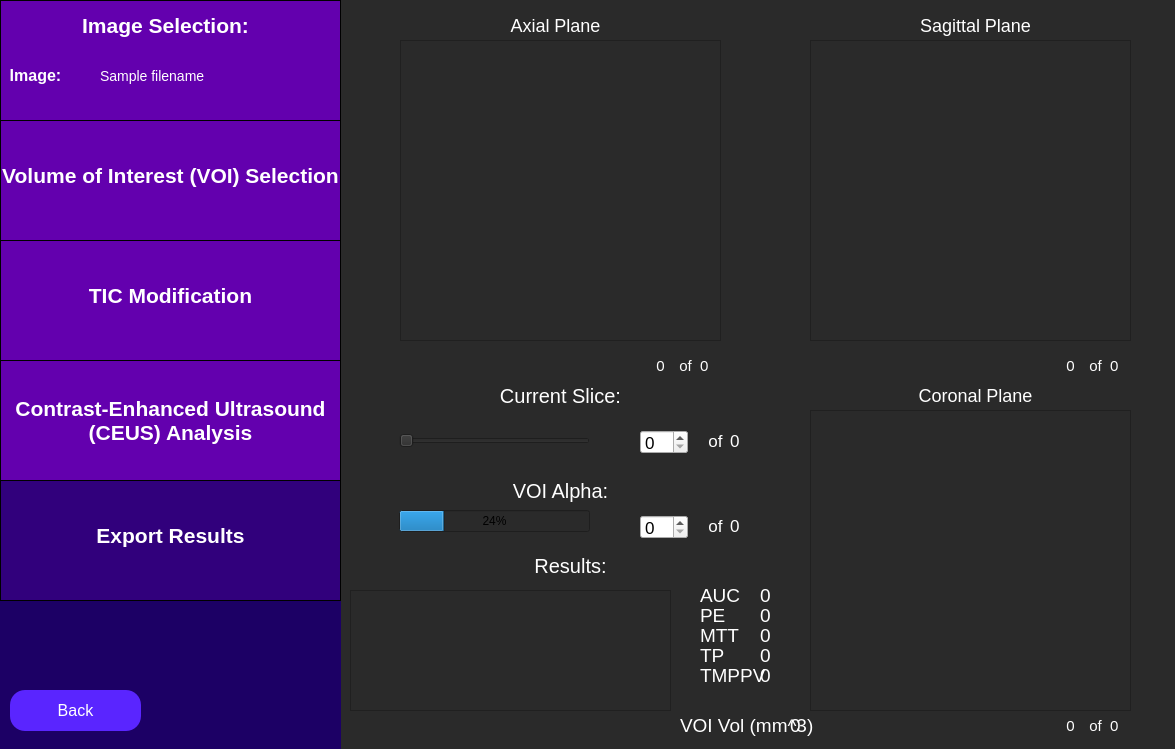
<?xml version="1.0" encoding="UTF-8"?>
<ui version="4.0">
 <class>rfAnalysis</class>
 <widget class="QWidget" name="rfAnalysis">
  <property name="geometry">
   <rect>
    <x>0</x>
    <y>0</y>
    <width>1175</width>
    <height>749</height>
   </rect>
  </property>
  <property name="windowTitle">
   <string>Analysis Results</string>
  </property>
  <property name="styleSheet">
   <string notr="true">QWidget {
	background: rgb(42, 42, 42);
}</string>
  </property>
  <widget class="QLabel" name="resultsLabel">
   <property name="geometry">
    <rect>
     <x>390</x>
     <y>540</y>
     <width>361</width>
     <height>51</height>
    </rect>
   </property>
   <property name="styleSheet">
    <string notr="true">QLabel {
	font-size: 20px;
	color: rgb(255, 255, 255);
	background-color: rgba(255, 255, 255, 0);
}</string>
   </property>
   <property name="text">
    <string>Results:</string>
   </property>
   <property name="textFormat">
    <enum>Qt::AutoText</enum>
   </property>
   <property name="scaledContents">
    <bool>false</bool>
   </property>
   <property name="alignment">
    <set>Qt::AlignCenter</set>
   </property>
   <property name="wordWrap">
    <bool>true</bool>
   </property>
  </widget>
  <widget class="QFrame" name="axialPlaneFrame">
   <property name="geometry">
    <rect>
     <x>400</x>
     <y>40</y>
     <width>321</width>
     <height>301</height>
    </rect>
   </property>
   <property name="frameShape">
    <enum>QFrame::StyledPanel</enum>
   </property>
   <property name="frameShadow">
    <enum>QFrame::Raised</enum>
   </property>
  </widget>
  <widget class="QWidget" name="sidebar" native="true">
   <property name="geometry">
    <rect>
     <x>0</x>
     <y>0</y>
     <width>341</width>
     <height>751</height>
    </rect>
   </property>
   <property name="toolTip">
    <string>&lt;html&gt;&lt;head/&gt;&lt;body&gt;&lt;p&gt;&lt;br/&gt;&lt;/p&gt;&lt;/body&gt;&lt;/html&gt;</string>
   </property>
   <property name="styleSheet">
    <string notr="true">QWidget {
	background-color: rgb(28, 0, 101);
}</string>
   </property>
   <widget class="QFrame" name="imageSelectionSidebar">
    <property name="geometry">
     <rect>
      <x>0</x>
      <y>0</y>
      <width>341</width>
      <height>121</height>
     </rect>
    </property>
    <property name="styleSheet">
     <string notr="true">QFrame {
	background-color: rgb(99, 0, 174);
	border: 1px solid black;
}</string>
    </property>
    <property name="frameShape">
     <enum>QFrame::StyledPanel</enum>
    </property>
    <property name="frameShadow">
     <enum>QFrame::Raised</enum>
    </property>
    <widget class="QLabel" name="imageSelectionLabelSidebar">
     <property name="geometry">
      <rect>
       <x>70</x>
       <y>0</y>
       <width>191</width>
       <height>51</height>
      </rect>
     </property>
     <property name="styleSheet">
      <string notr="true">QLabel {
	font-size: 21px;
	color: rgb(255, 255, 255);
	background-color: rgba(255, 255, 255, 0);
	border: 0px;
	font-weight: bold;
}</string>
     </property>
     <property name="text">
      <string>Image Selection:</string>
     </property>
     <property name="alignment">
      <set>Qt::AlignCenter</set>
     </property>
    </widget>
    <widget class="QLabel" name="imageLabel">
     <property name="geometry">
      <rect>
       <x>-60</x>
       <y>50</y>
       <width>191</width>
       <height>51</height>
      </rect>
     </property>
     <property name="styleSheet">
      <string notr="true">QLabel {
	font-size: 16px;
	color: rgb(255, 255, 255);
	background-color: rgba(255, 255, 255, 0);
	border: 0px;
	font-weight: bold;
}</string>
     </property>
     <property name="text">
      <string>Image:</string>
     </property>
     <property name="alignment">
      <set>Qt::AlignCenter</set>
     </property>
    </widget>
    <widget class="QLabel" name="imagePathInput">
     <property name="geometry">
      <rect>
       <x>100</x>
       <y>50</y>
       <width>241</width>
       <height>51</height>
      </rect>
     </property>
     <property name="styleSheet">
      <string notr="true">QLabel {
	font-size: 14px;
	color: rgb(255, 255, 255);
	background-color: rgba(255, 255, 255, 0);
	border: 0px;
}</string>
     </property>
     <property name="text">
      <string>Sample filename </string>
     </property>
     <property name="alignment">
      <set>Qt::AlignLeading|Qt::AlignLeft|Qt::AlignVCenter</set>
     </property>
    </widget>
   </widget>
   <widget class="QFrame" name="roiSidebar">
    <property name="geometry">
     <rect>
      <x>0</x>
      <y>120</y>
      <width>341</width>
      <height>121</height>
     </rect>
    </property>
    <property name="styleSheet">
     <string notr="true">QFrame {
	background-color: rgb(99, 0, 174);
	border: 1px solid black;
}</string>
    </property>
    <property name="frameShape">
     <enum>QFrame::StyledPanel</enum>
    </property>
    <property name="frameShadow">
     <enum>QFrame::Raised</enum>
    </property>
    <widget class="QLabel" name="roiSidebarLabel">
     <property name="geometry">
      <rect>
       <x>0</x>
       <y>30</y>
       <width>341</width>
       <height>51</height>
      </rect>
     </property>
     <property name="styleSheet">
      <string notr="true">QLabel {
	font-size: 21px;
	color: rgb(255, 255, 255);
	background-color: rgba(255, 255, 255, 0);
	border: 0px;
	font-weight: bold;
}</string>
     </property>
     <property name="text">
      <string>Volume of Interest (VOI) Selection</string>
     </property>
     <property name="alignment">
      <set>Qt::AlignCenter</set>
     </property>
    </widget>
   </widget>
   <widget class="QFrame" name="rfAnalysisSidebar">
    <property name="geometry">
     <rect>
      <x>0</x>
      <y>480</y>
      <width>341</width>
      <height>121</height>
     </rect>
    </property>
    <property name="styleSheet">
     <string notr="true">QFrame {
	background-color:  rgb(49, 0, 124);
	border: 1px solid black;
}</string>
    </property>
    <property name="frameShape">
     <enum>QFrame::StyledPanel</enum>
    </property>
    <property name="frameShadow">
     <enum>QFrame::Raised</enum>
    </property>
    <widget class="QLabel" name="rfAnalysisLabel">
     <property name="geometry">
      <rect>
       <x>0</x>
       <y>30</y>
       <width>341</width>
       <height>51</height>
      </rect>
     </property>
     <property name="styleSheet">
      <string notr="true">QLabel {
	font-size: 21px;
	color: rgb(255, 255, 255);
	background-color: rgba(255, 255, 255, 0);
	border: 0px;
	font-weight: bold;
}</string>
     </property>
     <property name="text">
      <string>Export Results</string>
     </property>
     <property name="alignment">
      <set>Qt::AlignCenter</set>
     </property>
    </widget>
   </widget>
   <widget class="QFrame" name="ticAnalysisSidebar">
    <property name="geometry">
     <rect>
      <x>0</x>
      <y>360</y>
      <width>341</width>
      <height>121</height>
     </rect>
    </property>
    <property name="styleSheet">
     <string notr="true">QFrame {
	background-color:  rgb(99, 0, 174);
	border: 1px solid black;
}</string>
    </property>
    <property name="frameShape">
     <enum>QFrame::StyledPanel</enum>
    </property>
    <property name="frameShadow">
     <enum>QFrame::Raised</enum>
    </property>
    <widget class="QLabel" name="ticAnalysisLabel">
     <property name="geometry">
      <rect>
       <x>0</x>
       <y>20</y>
       <width>341</width>
       <height>81</height>
      </rect>
     </property>
     <property name="styleSheet">
      <string notr="true">QLabel {
	font-size: 21px;
	color: rgb(255, 255, 255);
	background-color: rgba(255, 255, 255, 0);
	border: 0px;
	font-weight: bold;
}</string>
     </property>
     <property name="text">
      <string>Contrast-Enhanced Ultrasound
(CEUS) Analysis</string>
     </property>
     <property name="alignment">
      <set>Qt::AlignCenter</set>
     </property>
    </widget>
   </widget>
  </widget>
  <widget class="QFrame" name="analysisParamsSidebar">
   <property name="geometry">
    <rect>
     <x>0</x>
     <y>240</y>
     <width>341</width>
     <height>121</height>
    </rect>
   </property>
   <property name="styleSheet">
    <string notr="true">QFrame {
	background-color: rgb(99, 0, 174);
	border: 1px solid black;
}</string>
   </property>
   <property name="frameShape">
    <enum>QFrame::StyledPanel</enum>
   </property>
   <property name="frameShadow">
    <enum>QFrame::Raised</enum>
   </property>
   <widget class="QLabel" name="analysisParamsLabel">
    <property name="geometry">
     <rect>
      <x>0</x>
      <y>30</y>
      <width>341</width>
      <height>51</height>
     </rect>
    </property>
    <property name="styleSheet">
     <string notr="true">QLabel {
	font-size: 21px;
	color: rgb(255, 255, 255);
	background-color: rgba(255, 255, 255, 0);
	border: 0px;
	font-weight:bold;
}</string>
    </property>
    <property name="text">
     <string>TIC Modification</string>
    </property>
    <property name="alignment">
     <set>Qt::AlignCenter</set>
    </property>
   </widget>
  </widget>
  <widget class="QLabel" name="axialPlaneLabel">
   <property name="geometry">
    <rect>
     <x>420</x>
     <y>0</y>
     <width>271</width>
     <height>51</height>
    </rect>
   </property>
   <property name="styleSheet">
    <string notr="true">QLabel {
	font-size: 18px;
	color: rgb(255, 255, 255);
	background-color: rgba(255, 255, 255, 0);
}</string>
   </property>
   <property name="text">
    <string>Axial Plane</string>
   </property>
   <property name="alignment">
    <set>Qt::AlignCenter</set>
   </property>
   <property name="textInteractionFlags">
    <set>Qt::NoTextInteraction</set>
   </property>
  </widget>
  <widget class="QLabel" name="sagittalPlaneLabel">
   <property name="geometry">
    <rect>
     <x>840</x>
     <y>0</y>
     <width>271</width>
     <height>51</height>
    </rect>
   </property>
   <property name="styleSheet">
    <string notr="true">QLabel {
	font-size: 18px;
	color: rgb(255, 255, 255);
	background-color: rgba(255, 255, 255, 0);
}</string>
   </property>
   <property name="text">
    <string>Sagittal Plane</string>
   </property>
   <property name="alignment">
    <set>Qt::AlignCenter</set>
   </property>
   <property name="textInteractionFlags">
    <set>Qt::NoTextInteraction</set>
   </property>
  </widget>
  <widget class="QFrame" name="sagittalPlaneFrame">
   <property name="geometry">
    <rect>
     <x>810</x>
     <y>40</y>
     <width>321</width>
     <height>301</height>
    </rect>
   </property>
   <property name="frameShape">
    <enum>QFrame::StyledPanel</enum>
   </property>
   <property name="frameShadow">
    <enum>QFrame::Raised</enum>
   </property>
  </widget>
  <widget class="QLabel" name="coronalPlaneLabel">
   <property name="geometry">
    <rect>
     <x>840</x>
     <y>370</y>
     <width>271</width>
     <height>51</height>
    </rect>
   </property>
   <property name="styleSheet">
    <string notr="true">QLabel {
	font-size: 18px;
	color: rgb(255, 255, 255);
	background-color: rgba(255, 255, 255, 0);
}</string>
   </property>
   <property name="text">
    <string>Coronal Plane</string>
   </property>
   <property name="alignment">
    <set>Qt::AlignCenter</set>
   </property>
   <property name="textInteractionFlags">
    <set>Qt::NoTextInteraction</set>
   </property>
  </widget>
  <widget class="QFrame" name="coronalPlaneFrame">
   <property name="geometry">
    <rect>
     <x>810</x>
     <y>410</y>
     <width>321</width>
     <height>301</height>
    </rect>
   </property>
   <property name="frameShape">
    <enum>QFrame::StyledPanel</enum>
   </property>
   <property name="frameShadow">
    <enum>QFrame::Raised</enum>
   </property>
  </widget>
  <widget class="QLabel" name="axialSliceNum">
   <property name="geometry">
    <rect>
     <x>640</x>
     <y>350</y>
     <width>41</width>
     <height>31</height>
    </rect>
   </property>
   <property name="styleSheet">
    <string notr="true">QLabel {
	font-size: 15px;
	color: rgb(255, 255, 255);
	background-color: rgba(255, 255, 255, 0);
}</string>
   </property>
   <property name="text">
    <string>0</string>
   </property>
   <property name="alignment">
    <set>Qt::AlignCenter</set>
   </property>
   <property name="textInteractionFlags">
    <set>Qt::NoTextInteraction</set>
   </property>
  </widget>
  <widget class="QLabel" name="axialTotalSlices">
   <property name="geometry">
    <rect>
     <x>700</x>
     <y>350</y>
     <width>61</width>
     <height>31</height>
    </rect>
   </property>
   <property name="styleSheet">
    <string notr="true">QLabel {
	font-size: 15px;
	color: rgb(255, 255, 255);
	background-color: rgba(255, 255, 255, 0);
}</string>
   </property>
   <property name="text">
    <string>0</string>
   </property>
   <property name="alignment">
    <set>Qt::AlignLeading|Qt::AlignLeft|Qt::AlignVCenter</set>
   </property>
   <property name="textInteractionFlags">
    <set>Qt::NoTextInteraction</set>
   </property>
  </widget>
  <widget class="QLabel" name="axialOfLabel">
   <property name="geometry">
    <rect>
     <x>665</x>
     <y>350</y>
     <width>41</width>
     <height>31</height>
    </rect>
   </property>
   <property name="styleSheet">
    <string notr="true">QLabel {
	font-size: 15px;
	color: rgb(255, 255, 255);
	background-color: rgba(255, 255, 255, 0);
}</string>
   </property>
   <property name="text">
    <string>of</string>
   </property>
   <property name="alignment">
    <set>Qt::AlignCenter</set>
   </property>
   <property name="textInteractionFlags">
    <set>Qt::NoTextInteraction</set>
   </property>
  </widget>
  <widget class="QLabel" name="sagittalSliceNum">
   <property name="geometry">
    <rect>
     <x>1050</x>
     <y>350</y>
     <width>41</width>
     <height>31</height>
    </rect>
   </property>
   <property name="styleSheet">
    <string notr="true">QLabel {
	font-size: 15px;
	color: rgb(255, 255, 255);
	background-color: rgba(255, 255, 255, 0);
}</string>
   </property>
   <property name="text">
    <string>0</string>
   </property>
   <property name="alignment">
    <set>Qt::AlignCenter</set>
   </property>
   <property name="textInteractionFlags">
    <set>Qt::NoTextInteraction</set>
   </property>
  </widget>
  <widget class="QLabel" name="sagittalOfLabel">
   <property name="geometry">
    <rect>
     <x>1075</x>
     <y>350</y>
     <width>41</width>
     <height>31</height>
    </rect>
   </property>
   <property name="styleSheet">
    <string notr="true">QLabel {
	font-size: 15px;
	color: rgb(255, 255, 255);
	background-color: rgba(255, 255, 255, 0);
}</string>
   </property>
   <property name="text">
    <string>of</string>
   </property>
   <property name="alignment">
    <set>Qt::AlignCenter</set>
   </property>
   <property name="textInteractionFlags">
    <set>Qt::NoTextInteraction</set>
   </property>
  </widget>
  <widget class="QLabel" name="sagittalTotalSlices">
   <property name="geometry">
    <rect>
     <x>1110</x>
     <y>350</y>
     <width>61</width>
     <height>31</height>
    </rect>
   </property>
   <property name="styleSheet">
    <string notr="true">QLabel {
	font-size: 15px;
	color: rgb(255, 255, 255);
	background-color: rgba(255, 255, 255, 0);
}</string>
   </property>
   <property name="text">
    <string>0</string>
   </property>
   <property name="alignment">
    <set>Qt::AlignLeading|Qt::AlignLeft|Qt::AlignVCenter</set>
   </property>
   <property name="textInteractionFlags">
    <set>Qt::NoTextInteraction</set>
   </property>
  </widget>
  <widget class="QLabel" name="coronalSliceNum">
   <property name="geometry">
    <rect>
     <x>1050</x>
     <y>710</y>
     <width>41</width>
     <height>31</height>
    </rect>
   </property>
   <property name="styleSheet">
    <string notr="true">QLabel {
	font-size: 15px;
	color: rgb(255, 255, 255);
	background-color: rgba(255, 255, 255, 0);
}</string>
   </property>
   <property name="text">
    <string>0</string>
   </property>
   <property name="alignment">
    <set>Qt::AlignCenter</set>
   </property>
   <property name="textInteractionFlags">
    <set>Qt::NoTextInteraction</set>
   </property>
  </widget>
  <widget class="QLabel" name="coronalOfLabel">
   <property name="geometry">
    <rect>
     <x>1075</x>
     <y>710</y>
     <width>41</width>
     <height>31</height>
    </rect>
   </property>
   <property name="styleSheet">
    <string notr="true">QLabel {
	font-size: 15px;
	color: rgb(255, 255, 255);
	background-color: rgba(255, 255, 255, 0);
}</string>
   </property>
   <property name="text">
    <string>of</string>
   </property>
   <property name="alignment">
    <set>Qt::AlignCenter</set>
   </property>
   <property name="textInteractionFlags">
    <set>Qt::NoTextInteraction</set>
   </property>
  </widget>
  <widget class="QLabel" name="coronalTotalSlices">
   <property name="geometry">
    <rect>
     <x>1110</x>
     <y>710</y>
     <width>61</width>
     <height>31</height>
    </rect>
   </property>
   <property name="styleSheet">
    <string notr="true">QLabel {
	font-size: 15px;
	color: rgb(255, 255, 255);
	background-color: rgba(255, 255, 255, 0);
}</string>
   </property>
   <property name="text">
    <string>0</string>
   </property>
   <property name="alignment">
    <set>Qt::AlignLeading|Qt::AlignLeft|Qt::AlignVCenter</set>
   </property>
   <property name="textInteractionFlags">
    <set>Qt::NoTextInteraction</set>
   </property>
  </widget>
  <widget class="QLabel" name="curSliceLabel">
   <property name="geometry">
    <rect>
     <x>380</x>
     <y>370</y>
     <width>361</width>
     <height>51</height>
    </rect>
   </property>
   <property name="styleSheet">
    <string notr="true">QLabel {
	font-size: 20px;
	color: rgb(255, 255, 255);
	background-color: rgba(255, 255, 255, 0);
}</string>
   </property>
   <property name="text">
    <string>Current Slice:</string>
   </property>
   <property name="textFormat">
    <enum>Qt::AutoText</enum>
   </property>
   <property name="scaledContents">
    <bool>false</bool>
   </property>
   <property name="alignment">
    <set>Qt::AlignCenter</set>
   </property>
   <property name="wordWrap">
    <bool>true</bool>
   </property>
  </widget>
  <widget class="QSlider" name="curSliceSlider">
   <property name="geometry">
    <rect>
     <x>399</x>
     <y>430</y>
     <width>191</width>
     <height>22</height>
    </rect>
   </property>
   <property name="orientation">
    <enum>Qt::Horizontal</enum>
   </property>
  </widget>
  <widget class="QLabel" name="curSliceOfLabel">
   <property name="geometry">
    <rect>
     <x>695</x>
     <y>425</y>
     <width>41</width>
     <height>31</height>
    </rect>
   </property>
   <property name="styleSheet">
    <string notr="true">QLabel {
	font-size: 17px;
	color: rgb(255, 255, 255);
	background-color: rgba(255, 255, 255, 0);
}</string>
   </property>
   <property name="text">
    <string>of</string>
   </property>
   <property name="alignment">
    <set>Qt::AlignCenter</set>
   </property>
   <property name="textInteractionFlags">
    <set>Qt::NoTextInteraction</set>
   </property>
  </widget>
  <widget class="QLabel" name="curSliceTotal">
   <property name="geometry">
    <rect>
     <x>730</x>
     <y>425</y>
     <width>61</width>
     <height>31</height>
    </rect>
   </property>
   <property name="styleSheet">
    <string notr="true">QLabel {
	font-size: 17px;
	color: rgb(255, 255, 255);
	background-color: rgba(255, 255, 255, 0);
}</string>
   </property>
   <property name="text">
    <string>0</string>
   </property>
   <property name="alignment">
    <set>Qt::AlignLeading|Qt::AlignLeft|Qt::AlignVCenter</set>
   </property>
   <property name="textInteractionFlags">
    <set>Qt::NoTextInteraction</set>
   </property>
  </widget>
  <widget class="QSpinBox" name="curSliceSpinBox">
   <property name="geometry">
    <rect>
     <x>640</x>
     <y>430</y>
     <width>48</width>
     <height>24</height>
    </rect>
   </property>
   <property name="font">
    <font>
     <pointsize>13</pointsize>
    </font>
   </property>
   <property name="styleSheet">
    <string notr="true">QSpinBox{
	background-color: white,
}</string>
   </property>
  </widget>
  <widget class="QLabel" name="voiAlphaLabel">
   <property name="geometry">
    <rect>
     <x>380</x>
     <y>465</y>
     <width>361</width>
     <height>51</height>
    </rect>
   </property>
   <property name="styleSheet">
    <string notr="true">QLabel {
	font-size: 20px;
	color: rgb(255, 255, 255);
	background-color: rgba(255, 255, 255, 0);
}</string>
   </property>
   <property name="text">
    <string>VOI Alpha:</string>
   </property>
   <property name="textFormat">
    <enum>Qt::AutoText</enum>
   </property>
   <property name="scaledContents">
    <bool>false</bool>
   </property>
   <property name="alignment">
    <set>Qt::AlignCenter</set>
   </property>
   <property name="wordWrap">
    <bool>true</bool>
   </property>
  </widget>
  <widget class="QSpinBox" name="voiAlphaSpinBox">
   <property name="geometry">
    <rect>
     <x>640</x>
     <y>515</y>
     <width>48</width>
     <height>24</height>
    </rect>
   </property>
   <property name="font">
    <font>
     <pointsize>13</pointsize>
    </font>
   </property>
   <property name="styleSheet">
    <string notr="true">QSpinBox{
	background-color: white,
}</string>
   </property>
  </widget>
  <widget class="QLabel" name="voiAlphaTotal">
   <property name="geometry">
    <rect>
     <x>730</x>
     <y>510</y>
     <width>61</width>
     <height>31</height>
    </rect>
   </property>
   <property name="styleSheet">
    <string notr="true">QLabel {
	font-size: 17px;
	color: rgb(255, 255, 255);
	background-color: rgba(255, 255, 255, 0);
}</string>
   </property>
   <property name="text">
    <string>0</string>
   </property>
   <property name="alignment">
    <set>Qt::AlignLeading|Qt::AlignLeft|Qt::AlignVCenter</set>
   </property>
   <property name="textInteractionFlags">
    <set>Qt::NoTextInteraction</set>
   </property>
  </widget>
  <widget class="QLabel" name="voiAlphaOfLabel">
   <property name="geometry">
    <rect>
     <x>695</x>
     <y>510</y>
     <width>41</width>
     <height>31</height>
    </rect>
   </property>
   <property name="styleSheet">
    <string notr="true">QLabel {
	font-size: 17px;
	color: rgb(255, 255, 255);
	background-color: rgba(255, 255, 255, 0);
}</string>
   </property>
   <property name="text">
    <string>of</string>
   </property>
   <property name="alignment">
    <set>Qt::AlignCenter</set>
   </property>
   <property name="textInteractionFlags">
    <set>Qt::NoTextInteraction</set>
   </property>
  </widget>
  <widget class="QLabel" name="aucVal">
   <property name="geometry">
    <rect>
     <x>760</x>
     <y>570</y>
     <width>51</width>
     <height>51</height>
    </rect>
   </property>
   <property name="font">
    <font>
     <pointsize>14</pointsize>
    </font>
   </property>
   <property name="styleSheet">
    <string notr="true">QLabel {
	color: white;
	background-color: rgba(0,0,0,0);
}</string>
   </property>
   <property name="text">
    <string>0</string>
   </property>
   <property name="alignment">
    <set>Qt::AlignLeading|Qt::AlignLeft|Qt::AlignVCenter</set>
   </property>
  </widget>
  <widget class="QLabel" name="aucLabel">
   <property name="geometry">
    <rect>
     <x>700</x>
     <y>570</y>
     <width>81</width>
     <height>51</height>
    </rect>
   </property>
   <property name="font">
    <font>
     <pointsize>14</pointsize>
    </font>
   </property>
   <property name="styleSheet">
    <string notr="true">QLabel {
	color: white;
	background-color: rgba(0,0,0,0);
}</string>
   </property>
   <property name="text">
    <string>AUC</string>
   </property>
   <property name="alignment">
    <set>Qt::AlignLeading|Qt::AlignLeft|Qt::AlignVCenter</set>
   </property>
  </widget>
  <widget class="QLabel" name="peLabel">
   <property name="geometry">
    <rect>
     <x>700</x>
     <y>590</y>
     <width>91</width>
     <height>51</height>
    </rect>
   </property>
   <property name="font">
    <font>
     <pointsize>14</pointsize>
    </font>
   </property>
   <property name="styleSheet">
    <string notr="true">QLabel {
	color: white;
	background-color: rgba(0,0,0,0);
}</string>
   </property>
   <property name="text">
    <string>PE</string>
   </property>
   <property name="alignment">
    <set>Qt::AlignLeading|Qt::AlignLeft|Qt::AlignVCenter</set>
   </property>
  </widget>
  <widget class="QLabel" name="peVal">
   <property name="geometry">
    <rect>
     <x>760</x>
     <y>590</y>
     <width>51</width>
     <height>51</height>
    </rect>
   </property>
   <property name="font">
    <font>
     <pointsize>14</pointsize>
    </font>
   </property>
   <property name="styleSheet">
    <string notr="true">QLabel {
	color: white;
	background-color: rgba(0,0,0,0);
}</string>
   </property>
   <property name="text">
    <string>0</string>
   </property>
   <property name="alignment">
    <set>Qt::AlignLeading|Qt::AlignLeft|Qt::AlignVCenter</set>
   </property>
  </widget>
  <widget class="QLabel" name="voiVolumeLabel">
   <property name="geometry">
    <rect>
     <x>680</x>
     <y>700</y>
     <width>141</width>
     <height>51</height>
    </rect>
   </property>
   <property name="font">
    <font>
     <pointsize>14</pointsize>
    </font>
   </property>
   <property name="styleSheet">
    <string notr="true">QLabel {
	color: white;
	background-color: rgba(0,0,0,0);
}</string>
   </property>
   <property name="text">
    <string>VOI Vol (mm^3)</string>
   </property>
   <property name="alignment">
    <set>Qt::AlignLeading|Qt::AlignLeft|Qt::AlignVCenter</set>
   </property>
  </widget>
  <widget class="QLabel" name="tmmpVal">
   <property name="geometry">
    <rect>
     <x>760</x>
     <y>650</y>
     <width>71</width>
     <height>51</height>
    </rect>
   </property>
   <property name="font">
    <font>
     <pointsize>14</pointsize>
    </font>
   </property>
   <property name="styleSheet">
    <string notr="true">QLabel {
	color: white;
	background-color: rgba(0,0,0,0);
}</string>
   </property>
   <property name="text">
    <string>0</string>
   </property>
   <property name="alignment">
    <set>Qt::AlignLeading|Qt::AlignLeft|Qt::AlignVCenter</set>
   </property>
  </widget>
  <widget class="QLabel" name="voiVolumeVal">
   <property name="geometry">
    <rect>
     <x>790</x>
     <y>700</y>
     <width>51</width>
     <height>51</height>
    </rect>
   </property>
   <property name="font">
    <font>
     <pointsize>14</pointsize>
    </font>
   </property>
   <property name="styleSheet">
    <string notr="true">QLabel {
	color: white;
	background-color: rgba(0,0,0,0);
}</string>
   </property>
   <property name="text">
    <string>0</string>
   </property>
   <property name="alignment">
    <set>Qt::AlignLeading|Qt::AlignLeft|Qt::AlignVCenter</set>
   </property>
  </widget>
  <widget class="QLabel" name="tmppvLabel">
   <property name="geometry">
    <rect>
     <x>700</x>
     <y>650</y>
     <width>71</width>
     <height>51</height>
    </rect>
   </property>
   <property name="font">
    <font>
     <pointsize>14</pointsize>
    </font>
   </property>
   <property name="styleSheet">
    <string notr="true">QLabel {
	color: white;
	background-color: rgba(0,0,0,0);
}</string>
   </property>
   <property name="text">
    <string>TMPPV</string>
   </property>
   <property name="alignment">
    <set>Qt::AlignLeading|Qt::AlignLeft|Qt::AlignVCenter</set>
   </property>
  </widget>
  <widget class="QLabel" name="tpLabel">
   <property name="geometry">
    <rect>
     <x>700</x>
     <y>630</y>
     <width>91</width>
     <height>51</height>
    </rect>
   </property>
   <property name="font">
    <font>
     <pointsize>14</pointsize>
    </font>
   </property>
   <property name="styleSheet">
    <string notr="true">QLabel {
	color: white;
	background-color: rgba(0,0,0,0);
}</string>
   </property>
   <property name="text">
    <string>TP</string>
   </property>
   <property name="alignment">
    <set>Qt::AlignLeading|Qt::AlignLeft|Qt::AlignVCenter</set>
   </property>
  </widget>
  <widget class="QLabel" name="tpVal">
   <property name="geometry">
    <rect>
     <x>760</x>
     <y>630</y>
     <width>51</width>
     <height>51</height>
    </rect>
   </property>
   <property name="font">
    <font>
     <pointsize>14</pointsize>
    </font>
   </property>
   <property name="styleSheet">
    <string notr="true">QLabel {
	color: white;
	background-color: rgba(0,0,0,0);
}</string>
   </property>
   <property name="text">
    <string>0</string>
   </property>
   <property name="alignment">
    <set>Qt::AlignLeading|Qt::AlignLeft|Qt::AlignVCenter</set>
   </property>
  </widget>
  <widget class="QLabel" name="mttVal">
   <property name="geometry">
    <rect>
     <x>760</x>
     <y>610</y>
     <width>51</width>
     <height>51</height>
    </rect>
   </property>
   <property name="font">
    <font>
     <pointsize>14</pointsize>
    </font>
   </property>
   <property name="styleSheet">
    <string notr="true">QLabel {
	color: white;
	background-color: rgba(0,0,0,0);
}</string>
   </property>
   <property name="text">
    <string>0</string>
   </property>
   <property name="alignment">
    <set>Qt::AlignLeading|Qt::AlignLeft|Qt::AlignVCenter</set>
   </property>
  </widget>
  <widget class="QLabel" name="mttLabel">
   <property name="geometry">
    <rect>
     <x>700</x>
     <y>610</y>
     <width>81</width>
     <height>51</height>
    </rect>
   </property>
   <property name="font">
    <font>
     <pointsize>14</pointsize>
    </font>
   </property>
   <property name="styleSheet">
    <string notr="true">QLabel {
	color: white;
	background-color: rgba(0,0,0,0);
}</string>
   </property>
   <property name="text">
    <string>MTT</string>
   </property>
   <property name="alignment">
    <set>Qt::AlignLeading|Qt::AlignLeft|Qt::AlignVCenter</set>
   </property>
  </widget>
  <widget class="QFrame" name="ticDisplay">
   <property name="geometry">
    <rect>
     <x>350</x>
     <y>590</y>
     <width>321</width>
     <height>121</height>
    </rect>
   </property>
   <property name="frameShape">
    <enum>QFrame::StyledPanel</enum>
   </property>
   <property name="frameShadow">
    <enum>QFrame::Raised</enum>
   </property>
  </widget>
  <widget class="QProgressBar" name="voiAlphaStatus">
   <property name="geometry">
    <rect>
     <x>399</x>
     <y>510</y>
     <width>191</width>
     <height>22</height>
    </rect>
   </property>
   <property name="value">
    <number>24</number>
   </property>
  </widget>
  <widget class="QPushButton" name="backButton">
   <property name="geometry">
    <rect>
     <x>10</x>
     <y>690</y>
     <width>131</width>
     <height>41</height>
    </rect>
   </property>
   <property name="styleSheet">
    <string notr="true">QPushButton {
	color: white;
	font-size: 16px;
	background: rgb(90, 37, 255);
	border-radius: 15px;
}</string>
   </property>
   <property name="text">
    <string>Back</string>
   </property>
  </widget>
 </widget>
 <resources/>
 <connections/>
</ui>
